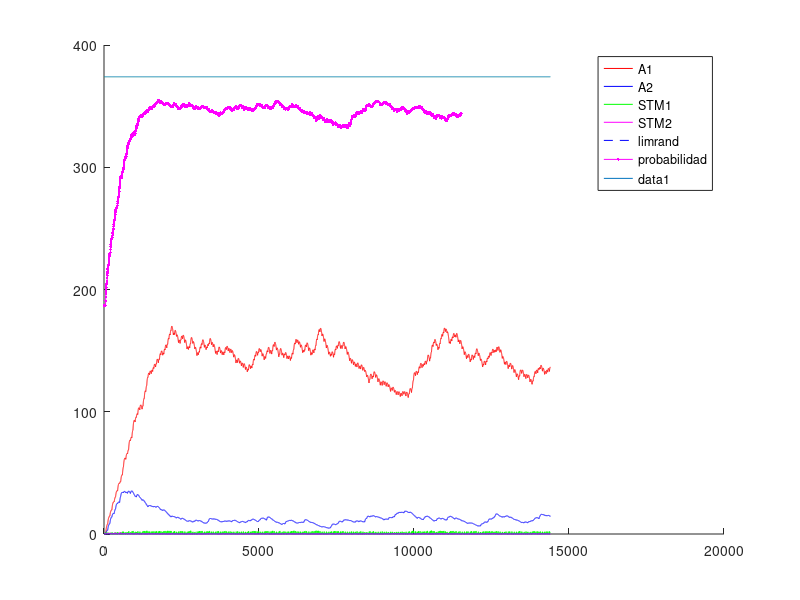
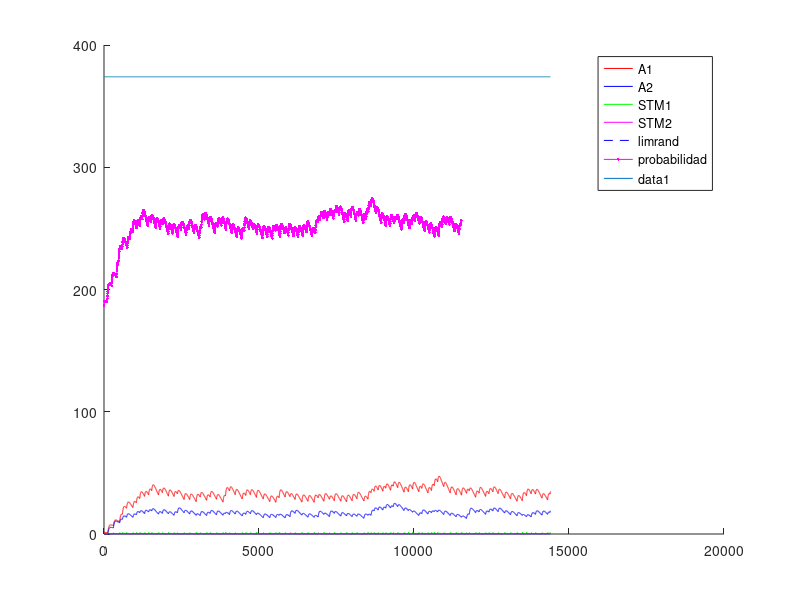
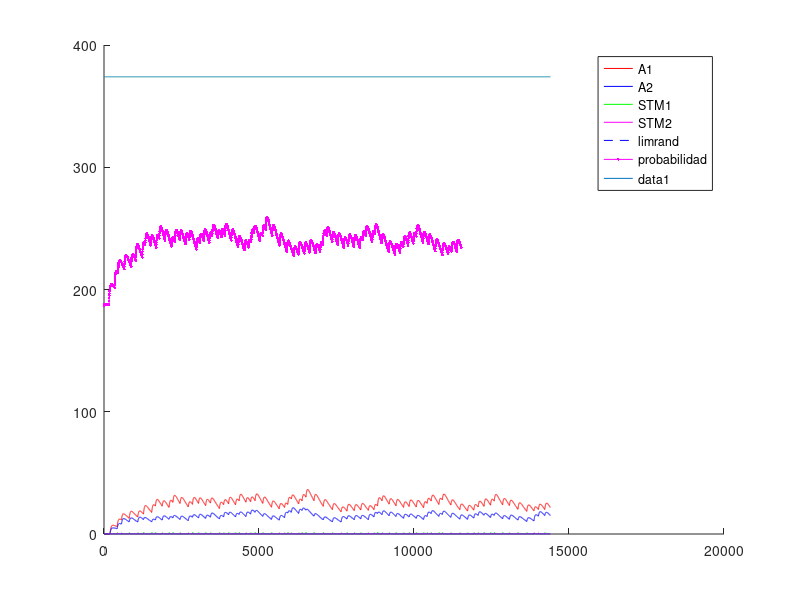
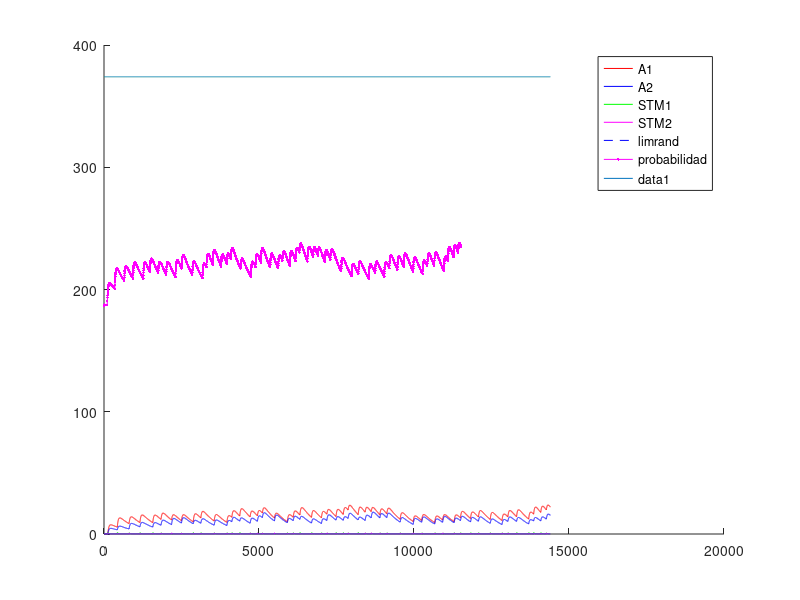

Write MATLAB code to recreate these figures, in order.
%% Experimento con Variable-Interval - VI - intervalo Variable
%% Existen multiples intancias de palanquelo (cada vez que realiza respuesta decide si realiza otra o no)
%% Durante el intervalo se pesa la cantidad de palanqueos y no palanqueos respecto a la cantidad de instacias
%% de respuesta. EL refuerzo impacta de forma proporcional a la tasa de respuestas.
%% Un trial dura 3600 segundos.
%% Una sesion 1 o 3 trial (seg´un la dinamica del animal)
%% 5 sesiones por Experimento. Cada sesion es un intervalo diferente.
%% 1 experimento
%% Tiempo para realizar un respuesta 1 segundo
%% 
%% La probabilidad de eleccion se ajusta al nivel de maxima frecuencia de palanqueo
%% 

close all
clc
clear

%% Matriz de pago 0 1 

%%% Se ajusto la apreciacion de las cantidades de refuerzo 
function rf = feel(pellets)
  rf=0;
  if (nargin~=0)
    rf=(12.8*(1-exp(-.25.* pellets.^(2))))+(12.8*(1-exp(-.5.* pellets)));
  else
    error ("Faltan parametros");
  endif
endfunction
%% 
%% 

%% INICIALIZATION
%%%%%% CONSTANTES DE SESIONES
Ntrial  =  1 ;   %% un trial de 3600 segundos
tTrial  =  3600; %% en segundos
tResp   =  1;    %% en segundos
tMuestreo = 0.25;%% en segundos
Nses    =  6 ;
Vi=[10,30,40,60,90,120]; %% valores medios de intervalos variables
Ntest   =  1;
limrand =  0.138;
saving  =  0.01 ;
%%%%%% CONSTANTES DE DECAIMIENTO
alpha = 1*tMuestreo;
beta  = 0.125*tMuestreo ;
gamma = 0.0067*tMuestreo;%0.025 ; 
delta = 1*tMuestreo;
%%%%%% INICIALIZACION
palanca = zeros(2,1);
Rf_1=0;
Rf_2=0;
A1=zeros(1,Ntest);
A2=zeros(1,Ntest);
stm_1=zeros(2,Ntest);
stm_2=zeros(2,Ntest);
d=1;

sesion = zeros(Nses,1);
trialXsesion = zeros(Nses,Ntrial);
terminal_sesion=zeros(Nses,1);
nb_resp = zeros(Nses,Ntest);
refuerzo = zeros(Nses,Ntest);
t_ref = zeros(Nses,1);
cum_resp = zeros(Nses,1);
contadorP1=0;
contadorP2=0;
contadorI=0;

%% CALCULO DE AROUSAL MAXIMO
%% Iteraciones de respuesta refuerzo para encotnrar el STM medio
Nconfig=5; %% Tasa de respuesta de configuracion
%plot([1:0.01:20],(12.8*(1-exp(-.25.* [1:0.01:20].^(2))))+(12.8*(1-exp(-.5.* [1:0.01:20]))),'.k')
R1 = floor(feel(1)); %tiempo de refuezo para R
l1 = Nconfig/tMuestreo; % duracion entre trials
suma = 0; %suma es un valor necesaria para calcular max1 y min1
suma = alpha*R1 %% Refuerzo cada N respuestas
iter=100; %% numero de iteraciones para que converja el stm
max1 = 0; %maximum de stm1
min1 = 0; %minimum de stm1
for i = 1:iter 
  suma = (1-beta)^(Nconfig/tMuestreo)*suma;%% Instantes que decae el stm
  min1=suma;
  suma += alpha*R1; %Refuerzo
  max1=suma;
end
comp=.88;
S1 = (((max1-min1)*(comp*l1))/2)+min1*comp*l1; %calcul de la superficie del triangulo mas la de el rectangulo
stm_1_medio = S1/(l1);
A1max = (delta/gamma)*stm_1_medio;

%% INICIO DE LAS ITERATIONS
for l = 1:Ntest  %% TESTES
  Num=0;
  for k = 1:Nses  %% SESIONES (cambia el N)
    i=1;
    %duracion = [1,tTrial*ones(1,Ntrial)];
    
    contador = 1;
    %palanca(1)=randi(2);
    
    %% Agregar intervalo de refuerzos  %%
    intervalo=Vi(k);
    if k>1
      A1(Num+1,l)=saving*A1(Num,l);
      A2(Num+1,l)=saving*A2(Num,l);
      stm_1(Num+1,l)=0*stm_1(Num,l);
      stm_2(Num+1,l)=0*stm_2(Num,l); 
      %%% ELECCION DE LA PRIMERA PALANCA 
%      if A1(Num,1)>A2(Num,1)
%        palanca(2)=1;
%      else
%        palanca(2)=2;
%      end
    end       
    P1(i,k)=0.5;
    P1(i,k)=0.5;
    for j=2:(Ntrial*tTrial/tMuestreo) %% Todos los trials juntos
      
      if contador == tResp/tMuestreo%duracion(i)
        contador = 0;
        i = i+1 ;
        J = j ;
        P1(i,k)=0.5*(1-exp(-(5*A1((j-1)+Num,l))/A1max))+0.5; %probabilidad en exponential
        P2(i,k)=0.5*(1-exp(-(5*A2((j-1)+Num,l))/A1max))+0.5; %probabilidad en exponential
        %P=.99;
        %P2(i,k)=0.5*(1-exp(-(5*A2((j-1)+Num,l))/A2max))+0.5;
        
        a = rand ;
        %%% ELECCION DE LA PALANCA %%% Basicamente elige palanquear o no palanquear
        if (A1((j-1)+Num,l)<=limrand)&&(A2((j-1)+Num,l)<=limrand)
          palanca(i)=randi(2);
        elseif (A1((j-1)+Num,l)>=limrand)&&(A2((j-1)+Num,l)<=limrand)
          if a>=P1(i,k)
            palanca(i)=2;
          else
            palanca(i)=1;
          end
        elseif (A1((j-1)+Num,l)<=limrand)&&(A2((j-1)+Num,l)>=limrand)
          if a>=P2(i,k)
            palanca(i)=1;
          else
            palanca(i)=2;
          end
        elseif (A1((j-1)+Num,l)>A2((j-1)+Num,l))
          if a>=P1(i,k)
            palanca(i)=2;
          else
            palanca(i)=1;
          end
        else
          if a>=P2(i,k)
            palanca(i)=1;
          else
            palanca(i)=2;
          end
        end
        %% Contadores para intervalo de refuerzo
        if palanca(i)==1
          contadorP1++;
        else
          contadorP2++;
        endif
        %%% REFUERZO %%%
        if (contadorI >= intervalo/tMuestreo)
          if (contadorP1>=1)
            %if (palanca(i)==1) %% palanquea
            aux=contadorP1+contadorP2;
            Rfz=floor(feel(1));
            Rf_1=Rfz*contadorP1/aux;
            Rf_2=Rfz*contadorP2/aux;
            %elseif (palanca(i-1)==2) %% No palanquea
            %  Rf_1=0;
            %  Rf_2=0;%floor(10*(1-exp(-0.8* 2 )));
            %end
            %stm_1(j+Num,l)=(1-beta)*stm_1((j-1)+Num,l)+alpha*Rf_1;
            %stm_2(j+Num,l)=(1-beta)*stm_2((j-1)+Num,l)+alpha*Rf_2;
            contadorP1=0;
            contadorP2=0;
            contadorI =0;
            dispe=.5; %% dispercion del 50% del valor de la intervalo
            intervalo=Vi(k)*(1 + dispe*(1-2*rand));
            refuerzo(k,l)++;
            t_ref(k,i)=1;
          else
            contadorP1=0;
            contadorP2=0;
            contadorI =0;
            %dispe=.5; %% dispercion del 50% del valor de la intervalo
            %intervalo=Vi(k)*(1 + dispe*(1-2*rand))
            
          endif
        end
        
      else
        contador++;
        contadorI++;
        Rf_1=0;
        Rf_2=0;
      end
      stm_1(j+Num,l)=(1-beta)*stm_1((j-1)+Num,l)+alpha*Rf_1;
      stm_2(j+Num,l)=(1-beta)*stm_2((j-1)+Num,l)+alpha*Rf_2;
      A1(j+Num,l)=(1-gamma)*A1((j-1)+Num,l)+delta*stm_1(j+Num,l);
      A2(j+Num,l)=(1-gamma)*A2((j-1)+Num,l)+delta*stm_2(j+Num,l);
      
%      if floor(j/tTrial)==(j/tTrial)
%        trialXsesion()
%      end
    end
    
    
    %%% CONTADOR DE A QUE J SE CAMBIA LA SESION
    %sesion(k-1,l)=j;
    sesion(k,l)=j+Num;
    %%% DEFINICION DE NUM
%    compteur = 0 ;
%    for i=1:length(A1(:,l))
%      if A1(i,l)~=0
%        compteur = compteur +1;
%      end
%    end
%    Num=compteur;
    Num = j+Num;
    Sizemat = length(A1);
    
    if palanca(1)==1
      nb_resp(k,l)=1;
      cum_resp(k,1)=1;
    end
    for j = 2:length(palanca)
      if palanca(j)==1
        %nb_coop(k-1,l)= nb_coop(k-1,l)+1;
        nb_resp(k,l)++;
        cum_resp(k,j)=cum_resp(k,j-1)+1;
      else
        cum_resp(k,j)=cum_resp(k,j-1);
      end
    end
  end
end


%%% PRUEBAS 
%%% ENCONTRA LA LONGITUD REAL DEL EXPERIMENTACION
nonnul = zeros(Ntest,1);
for k=1:Ntest
  for i=1:length(A1)
    if A1(i,k) ~= 0
      nonnul(k)=nonnul(k)+1;
    end
  end
end

%%% PRUEBA I _ PESO DE LA EXPERIMENTACION EN LA MEMORIA
porcent = 0;
for i = 1:Ntest
  if sum(A1(:,i)) > 10 * sum(A2(:,i))
    porcent = porcent +1;
  end
end

%%% PRUEBA II _ SI LA EXCITATION ALCANZA A SU MAXIMUM
maxima = zeros(Ntest,1);
for k = 1:Ntest
  if floor(max(A1(:,k))) == floor(max(max(A1))) 
    maxima(k) = maxima(k) +1;
  end
end

%%% PRUEBA III _ EN QUE SESION LA PALANCA GANA DE VERDAD
%ird = zeros(Ntest,1);
%for k = 1:Ntest
%  i=1;
%  while 1
%    if A1(nonnul(k)-i,k) < limrand
%      ird(k) = nonnul(k)-i+1;
%      break;
%    else
%      i=i+1;
%    end
%  end
%end
%
%%%% PRUEBA IV _ CONVIERTE J EN NUMERO DE SESION
%for k = 1:Ntest
%  i=1;
%  while 1
%    if ird(k) <= sum(sesion(1:i)+50)
%      ird(k)=i;
%      break;
%    else
%      i=i+1;
%    end
%  end
%end

%%% PRUEBA V _ PORCENTAJE DE COOPERACION POR SESION / EXPERIMENTO

%
%porcentaje_coop_sesion=zeros(Nses,Ntest);
%porcentaje_coop_experimento=zeros(Ntest,1);
%for k = 1:Ntest
%  porcentaje_coop_experimento(k)=sum(nb_coop(:,k))/(Ntrial*Nses)*100;
%end

%for i=1:Ntest
%  terminal_sesion(1,i)=sesion(1,i);
%  for j=2:Nses
%    terminal_sesion(j,i)=sesion(j,i)+terminal_sesion(j-1,i);
%  end
%end

%%% DEMOSTRACION 


%promedio_sesion=sum(ird)/Ntest
%porcent_10xsuperior_al_otra=porcent/Ntest * 100;
%cuanto_alcanzan_al_maxima=sum(maxima)/Ntest * 100;
%porcentaje_coop_experimento;
%porcentaje_coop_sesion=floor(nb_coop/Ntrial*100);


resp_por_segundos=nb_resp/length(palanca); %numero de respuestas dividido por el numero de respestas maximal posible


for i=1:Ntest
  for j=1:Nses
    figure
    hold on
    %plot(sesion(j,i)*ones(1,max(max(A1(:,i)))),(1:max(max(A1(:,i)))),'--k');
    %h=plot((sesion(j,i).*tMuestreo)*ones(1,max(max(A1(:,i)))),(1:max(max(A1(:,i)))),'--k');
    %set(h, "linewidth", 2);
    if j==1
      plot(1:Ntrial*tTrial/tMuestreo,A1(1:sesion(j,i),i),'r',1:Ntrial*tTrial/tMuestreo,A2(1:sesion(j,i),i),'b',1:Ntrial*tTrial/tMuestreo,stm_1(1:sesion(j,i),i),'g',1:Ntrial*tTrial/tMuestreo,stm_2(1:sesion(j,i),i),'m',1:Ntrial*tTrial/tMuestreo,limrand*ones(1,Ntrial*tTrial/tMuestreo),'--b')
      plot((1:length(P1(:,j)'*A1max))/tMuestreo,P1(:,j)'*A1max,'.-m');
      legend("A1","A2","STM1","STM2","limrand","probabilidad");
    else
      plot(1:Ntrial*tTrial/tMuestreo,A1(sesion(j-1,i)+1:sesion(j,i),i),'r',1:Ntrial*tTrial/tMuestreo,A2(sesion(j-1,i)+1:sesion(j,i),i),'b',1:Ntrial*tTrial/tMuestreo,stm_1(sesion(j-1,i)+1:sesion(j,i),i),'g',1:Ntrial*tTrial/tMuestreo,stm_2(sesion(j-1,i)+1:sesion(j,i),i),'m',1:Ntrial*tTrial/tMuestreo,limrand*ones(1,Ntrial*tTrial/tMuestreo),'--b')
      plot((1:length(P1(:,j)'*A1max))/tMuestreo,P1(:,j)'*A1max,'.-m');
      legend("A1","A2","STM1","STM2","limrand","probabilidad");
    endif
    plot(1:Ntrial*tTrial/tMuestreo,A1max*ones(1,Ntrial*tTrial/tMuestreo));
    hold off
  endfor
endfor


%% Maximos exitos por intervalo= 10-360 - 30-120 - 40-65 - 60-60 

color = 'rgbmkmrgbk';
figure
hold on
for i=1:Ntest
  plot(Vi,resp_por_segundos(:,i),'Color',color(i));
  title('Respuestas por segundos');
  xlabel('Intervalos');
  ylabel('Respuestas/segundos');
  for j=1:Nses
    plot(Vi(j)*ones(1,floor(resp_por_segundos(j,i)*100)+1),(0:floor(resp_por_segundos(j,i)*100))/100,'k');
  end
  end
hold off


figure
hold on
for i=1:Ntest
  plot(refuerzo(:,i),resp_por_segundos(:,i),'Color',color(i));
  title('Respuestas y refuerzo');
  xlabel('Refuezo/horas');
  ylabel('Respuestas/segundos');
  for j=1:Nses
    plot(refuerzo(j)*ones(1,floor(resp_por_segundos(j,i)*100)+1),(0:floor(resp_por_segundos(j,i)*100))/100,'k');
    a = strcat('Num= ',num2str(Vi(j)));
    if j==3
      text(refuerzo(j),-.085,a);
    elseif j==4
      text(refuerzo(j),-.1,a);
    elseif j==5
      text(refuerzo(j),-.03,a);
    else
      text(refuerzo(j),-.06,a);
    end
  end
end
hold off


figure
hold on
for i=1:Nses
  plot(1:length(cum_resp(i,:)),cum_resp(i,:),'Color',color(i));
  a=find(t_ref(i,:)==1);
  aVI.(num2str(i))=a;
  plot(a,cum_resp(i,a),'k+');
  title('Cumulative records');
  xlabel('Time');
  ylabel('Cumulative responses');
end
hold off

resp_por_segundosVI = resp_por_segundos;
refuerzoVI = refuerzo;
cum_respVI = cum_resp;

save VI resp_por_segundosVI refuerzoVI cum_respVI;
save ("-mat-binary", "aVI", "aVI");

%%% probl�me de temps, pas le temps de d�croitre du coup red�marre plus
%%% haut CQFD
%%%% CASTIGO DE TIEMPO 
%%%% CUANTO VECES ELIGE COOPERATION
%%% Pour chaque session r�cup�rer le nombre de coop�ration et tracer la
%%% courbe correspondante 

